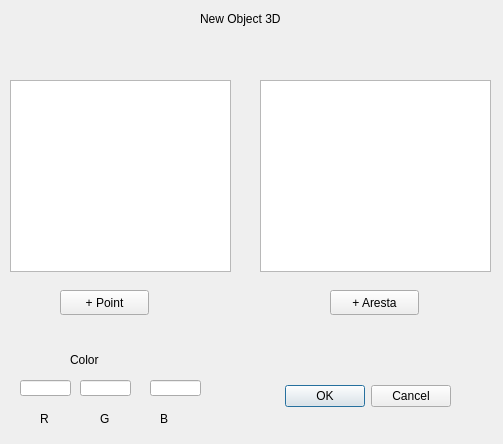
<?xml version="1.0" encoding="UTF-8"?>
<ui version="4.0">
 <class>Dialog</class>
 <widget class="QDialog" name="Dialog">
  <property name="geometry">
   <rect>
    <x>0</x>
    <y>0</y>
    <width>503</width>
    <height>444</height>
   </rect>
  </property>
  <property name="windowTitle">
   <string>Dialog</string>
  </property>
  <widget class="QDialogButtonBox" name="buttonBox">
   <property name="geometry">
    <rect>
     <x>280</x>
     <y>380</y>
     <width>171</width>
     <height>32</height>
    </rect>
   </property>
   <property name="orientation">
    <enum>Qt::Horizontal</enum>
   </property>
   <property name="standardButtons">
    <set>QDialogButtonBox::Cancel|QDialogButtonBox::Ok</set>
   </property>
  </widget>
  <widget class="QLabel" name="label">
   <property name="geometry">
    <rect>
     <x>200</x>
     <y>10</y>
     <width>131</width>
     <height>17</height>
    </rect>
   </property>
   <property name="text">
    <string>New Object 3D</string>
   </property>
  </widget>
  <widget class="QLabel" name="label_7">
   <property name="geometry">
    <rect>
     <x>70</x>
     <y>350</y>
     <width>101</width>
     <height>20</height>
    </rect>
   </property>
   <property name="text">
    <string>Color</string>
   </property>
  </widget>
  <widget class="QLineEdit" name="rValue">
   <property name="geometry">
    <rect>
     <x>20</x>
     <y>380</y>
     <width>51</width>
     <height>16</height>
    </rect>
   </property>
  </widget>
  <widget class="QLineEdit" name="gValue">
   <property name="geometry">
    <rect>
     <x>80</x>
     <y>380</y>
     <width>51</width>
     <height>16</height>
    </rect>
   </property>
  </widget>
  <widget class="QLabel" name="label_10">
   <property name="geometry">
    <rect>
     <x>160</x>
     <y>410</y>
     <width>16</width>
     <height>17</height>
    </rect>
   </property>
   <property name="text">
    <string>B</string>
   </property>
  </widget>
  <widget class="QListWidget" name="point_list">
   <property name="geometry">
    <rect>
     <x>10</x>
     <y>80</y>
     <width>221</width>
     <height>192</height>
    </rect>
   </property>
  </widget>
  <widget class="QPushButton" name="point">
   <property name="geometry">
    <rect>
     <x>60</x>
     <y>290</y>
     <width>89</width>
     <height>25</height>
    </rect>
   </property>
   <property name="text">
    <string>+ Point</string>
   </property>
  </widget>
  <widget class="QLineEdit" name="bValue">
   <property name="geometry">
    <rect>
     <x>150</x>
     <y>380</y>
     <width>51</width>
     <height>16</height>
    </rect>
   </property>
  </widget>
  <widget class="QLabel" name="label_9">
   <property name="geometry">
    <rect>
     <x>40</x>
     <y>410</y>
     <width>16</width>
     <height>17</height>
    </rect>
   </property>
   <property name="text">
    <string>R</string>
   </property>
  </widget>
  <widget class="QLabel" name="label_8">
   <property name="geometry">
    <rect>
     <x>100</x>
     <y>410</y>
     <width>16</width>
     <height>17</height>
    </rect>
   </property>
   <property name="text">
    <string>G</string>
   </property>
  </widget>
  <widget class="QPushButton" name="edge">
   <property name="geometry">
    <rect>
     <x>330</x>
     <y>290</y>
     <width>89</width>
     <height>25</height>
    </rect>
   </property>
   <property name="text">
    <string>+ Aresta</string>
   </property>
  </widget>
  <widget class="QListWidget" name="edge_list">
   <property name="geometry">
    <rect>
     <x>260</x>
     <y>80</y>
     <width>231</width>
     <height>192</height>
    </rect>
   </property>
  </widget>
 </widget>
 <resources/>
 <connections>
  <connection>
   <sender>buttonBox</sender>
   <signal>accepted()</signal>
   <receiver>Dialog</receiver>
   <slot>accept()</slot>
   <hints>
    <hint type="sourcelabel">
     <x>248</x>
     <y>254</y>
    </hint>
    <hint type="destinationlabel">
     <x>157</x>
     <y>274</y>
    </hint>
   </hints>
  </connection>
  <connection>
   <sender>buttonBox</sender>
   <signal>rejected()</signal>
   <receiver>Dialog</receiver>
   <slot>reject()</slot>
   <hints>
    <hint type="sourcelabel">
     <x>316</x>
     <y>260</y>
    </hint>
    <hint type="destinationlabel">
     <x>286</x>
     <y>274</y>
    </hint>
   </hints>
  </connection>
 </connections>
</ui>
